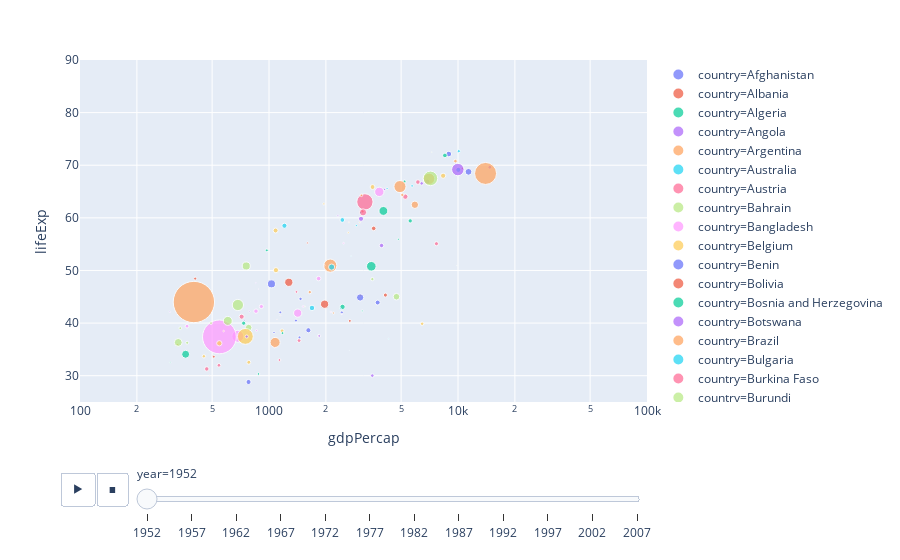

Notebook cell for this chart:
### Markdown cell above
# Animations with plotly express

### Code cell
import plotly_express as px
px.scatter(px.data.gapminder(), x="gdpPercap", y="lifeExp", animation_frame="year", animation_group="country",
           size="pop", color="country", hover_name="country", 
           log_x = True, 
           size_max=45, range_x=[100,100000], range_y=[25,90])
